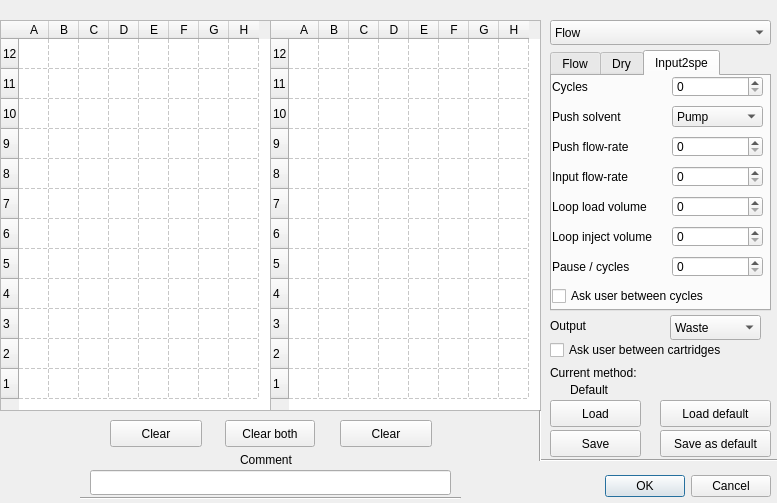
<?xml version="1.0" encoding="UTF-8"?>
<ui version="4.0">
 <class>Dialog_add_action</class>
 <widget class="QDialog" name="Dialog_add_action">
  <property name="geometry">
   <rect>
    <x>0</x>
    <y>0</y>
    <width>777</width>
    <height>503</height>
   </rect>
  </property>
  <property name="windowTitle">
   <string>Dialog</string>
  </property>
  <widget class="QDialogButtonBox" name="buttonBox">
   <property name="geometry">
    <rect>
     <x>590</x>
     <y>470</y>
     <width>181</width>
     <height>32</height>
    </rect>
   </property>
   <property name="orientation">
    <enum>Qt::Horizontal</enum>
   </property>
   <property name="standardButtons">
    <set>QDialogButtonBox::Cancel|QDialogButtonBox::Ok</set>
   </property>
  </widget>
  <widget class="QTableWidget" name="rack_left">
   <property name="geometry">
    <rect>
     <x>0</x>
     <y>20</y>
     <width>271</width>
     <height>391</height>
    </rect>
   </property>
   <property name="layoutDirection">
    <enum>Qt::LeftToRight</enum>
   </property>
   <property name="verticalScrollBarPolicy">
    <enum>Qt::ScrollBarAlwaysOff</enum>
   </property>
   <property name="horizontalScrollBarPolicy">
    <enum>Qt::ScrollBarAlwaysOff</enum>
   </property>
   <property name="alternatingRowColors">
    <bool>false</bool>
   </property>
   <property name="selectionMode">
    <enum>QAbstractItemView::MultiSelection</enum>
   </property>
   <property name="gridStyle">
    <enum>Qt::DashLine</enum>
   </property>
   <property name="rowCount">
    <number>12</number>
   </property>
   <property name="columnCount">
    <number>8</number>
   </property>
   <attribute name="horizontalHeaderCascadingSectionResizes">
    <bool>false</bool>
   </attribute>
   <attribute name="horizontalHeaderDefaultSectionSize">
    <number>30</number>
   </attribute>
   <attribute name="horizontalHeaderMinimumSectionSize">
    <number>30</number>
   </attribute>
   <attribute name="verticalHeaderDefaultSectionSize">
    <number>30</number>
   </attribute>
   <attribute name="verticalHeaderMinimumSectionSize">
    <number>30</number>
   </attribute>
   <row>
    <property name="text">
     <string>12</string>
    </property>
   </row>
   <row>
    <property name="text">
     <string>11</string>
    </property>
   </row>
   <row>
    <property name="text">
     <string>10</string>
    </property>
   </row>
   <row>
    <property name="text">
     <string>9</string>
    </property>
   </row>
   <row>
    <property name="text">
     <string>8</string>
    </property>
   </row>
   <row>
    <property name="text">
     <string>7</string>
    </property>
   </row>
   <row>
    <property name="text">
     <string>6</string>
    </property>
   </row>
   <row>
    <property name="text">
     <string>5</string>
    </property>
   </row>
   <row>
    <property name="text">
     <string>4</string>
    </property>
   </row>
   <row>
    <property name="text">
     <string>3</string>
    </property>
   </row>
   <row>
    <property name="text">
     <string>2</string>
    </property>
   </row>
   <row>
    <property name="text">
     <string>1</string>
    </property>
   </row>
   <column>
    <property name="text">
     <string>A</string>
    </property>
   </column>
   <column>
    <property name="text">
     <string>B</string>
    </property>
   </column>
   <column>
    <property name="text">
     <string>C</string>
    </property>
   </column>
   <column>
    <property name="text">
     <string>D</string>
    </property>
   </column>
   <column>
    <property name="text">
     <string>E</string>
    </property>
   </column>
   <column>
    <property name="text">
     <string>F</string>
    </property>
   </column>
   <column>
    <property name="text">
     <string>G</string>
    </property>
   </column>
   <column>
    <property name="text">
     <string>H</string>
    </property>
   </column>
  </widget>
  <widget class="QTableWidget" name="rack_right">
   <property name="geometry">
    <rect>
     <x>270</x>
     <y>20</y>
     <width>271</width>
     <height>391</height>
    </rect>
   </property>
   <property name="layoutDirection">
    <enum>Qt::LeftToRight</enum>
   </property>
   <property name="verticalScrollBarPolicy">
    <enum>Qt::ScrollBarAlwaysOff</enum>
   </property>
   <property name="horizontalScrollBarPolicy">
    <enum>Qt::ScrollBarAlwaysOff</enum>
   </property>
   <property name="alternatingRowColors">
    <bool>false</bool>
   </property>
   <property name="selectionMode">
    <enum>QAbstractItemView::MultiSelection</enum>
   </property>
   <property name="gridStyle">
    <enum>Qt::DashLine</enum>
   </property>
   <property name="rowCount">
    <number>12</number>
   </property>
   <property name="columnCount">
    <number>8</number>
   </property>
   <attribute name="horizontalHeaderCascadingSectionResizes">
    <bool>false</bool>
   </attribute>
   <attribute name="horizontalHeaderDefaultSectionSize">
    <number>30</number>
   </attribute>
   <attribute name="horizontalHeaderMinimumSectionSize">
    <number>30</number>
   </attribute>
   <attribute name="verticalHeaderDefaultSectionSize">
    <number>30</number>
   </attribute>
   <attribute name="verticalHeaderMinimumSectionSize">
    <number>30</number>
   </attribute>
   <row>
    <property name="text">
     <string>12</string>
    </property>
   </row>
   <row>
    <property name="text">
     <string>11</string>
    </property>
   </row>
   <row>
    <property name="text">
     <string>10</string>
    </property>
   </row>
   <row>
    <property name="text">
     <string>9</string>
    </property>
   </row>
   <row>
    <property name="text">
     <string>8</string>
    </property>
   </row>
   <row>
    <property name="text">
     <string>7</string>
    </property>
   </row>
   <row>
    <property name="text">
     <string>6</string>
    </property>
   </row>
   <row>
    <property name="text">
     <string>5</string>
    </property>
   </row>
   <row>
    <property name="text">
     <string>4</string>
    </property>
   </row>
   <row>
    <property name="text">
     <string>3</string>
    </property>
   </row>
   <row>
    <property name="text">
     <string>2</string>
    </property>
   </row>
   <row>
    <property name="text">
     <string>1</string>
    </property>
   </row>
   <column>
    <property name="text">
     <string>A</string>
    </property>
   </column>
   <column>
    <property name="text">
     <string>B</string>
    </property>
   </column>
   <column>
    <property name="text">
     <string>C</string>
    </property>
   </column>
   <column>
    <property name="text">
     <string>D</string>
    </property>
   </column>
   <column>
    <property name="text">
     <string>E</string>
    </property>
   </column>
   <column>
    <property name="text">
     <string>F</string>
    </property>
   </column>
   <column>
    <property name="text">
     <string>G</string>
    </property>
   </column>
   <column>
    <property name="text">
     <string>H</string>
    </property>
   </column>
  </widget>
  <widget class="QPushButton" name="pushButton_clear_left">
   <property name="geometry">
    <rect>
     <x>110</x>
     <y>420</y>
     <width>92</width>
     <height>27</height>
    </rect>
   </property>
   <property name="text">
    <string>Clear</string>
   </property>
  </widget>
  <widget class="QPushButton" name="pushButton_clear_right">
   <property name="geometry">
    <rect>
     <x>340</x>
     <y>420</y>
     <width>92</width>
     <height>27</height>
    </rect>
   </property>
   <property name="text">
    <string>Clear</string>
   </property>
  </widget>
  <widget class="QPushButton" name="pushButton_clear_both">
   <property name="geometry">
    <rect>
     <x>225</x>
     <y>420</y>
     <width>90</width>
     <height>27</height>
    </rect>
   </property>
   <property name="text">
    <string>Clear both</string>
   </property>
  </widget>
  <widget class="QComboBox" name="comboBox_action">
   <property name="geometry">
    <rect>
     <x>550</x>
     <y>20</y>
     <width>221</width>
     <height>25</height>
    </rect>
   </property>
   <item>
    <property name="text">
     <string>Flow</string>
    </property>
   </item>
   <item>
    <property name="text">
     <string>Dry</string>
    </property>
   </item>
   <item>
    <property name="text">
     <string>Input to SPE</string>
    </property>
   </item>
  </widget>
  <widget class="Line" name="line">
   <property name="geometry">
    <rect>
     <x>80</x>
     <y>490</y>
     <width>381</width>
     <height>16</height>
    </rect>
   </property>
   <property name="orientation">
    <enum>Qt::Horizontal</enum>
   </property>
  </widget>
  <widget class="QTabWidget" name="tabWidget">
   <property name="geometry">
    <rect>
     <x>550</x>
     <y>50</y>
     <width>221</width>
     <height>261</height>
    </rect>
   </property>
   <property name="tabPosition">
    <enum>QTabWidget::North</enum>
   </property>
   <property name="currentIndex">
    <number>2</number>
   </property>
   <property name="documentMode">
    <bool>false</bool>
   </property>
   <property name="tabsClosable">
    <bool>false</bool>
   </property>
   <property name="movable">
    <bool>false</bool>
   </property>
   <widget class="QWidget" name="tab_flow">
    <attribute name="title">
     <string>Flow</string>
    </attribute>
    <widget class="QSpinBox" name="spinBox_solvent1volume">
     <property name="geometry">
      <rect>
       <x>120</x>
       <y>40</y>
       <width>91</width>
       <height>25</height>
      </rect>
     </property>
    </widget>
    <widget class="QLabel" name="label_solvent1volume">
     <property name="geometry">
      <rect>
       <x>0</x>
       <y>40</y>
       <width>121</width>
       <height>21</height>
      </rect>
     </property>
     <property name="text">
      <string>Solvent 1 volume</string>
     </property>
    </widget>
    <widget class="QSpinBox" name="spinBox_solvent2volume">
     <property name="geometry">
      <rect>
       <x>120</x>
       <y>150</y>
       <width>91</width>
       <height>25</height>
      </rect>
     </property>
    </widget>
    <widget class="QLabel" name="label_solvent2volume">
     <property name="geometry">
      <rect>
       <x>0</x>
       <y>150</y>
       <width>121</width>
       <height>21</height>
      </rect>
     </property>
     <property name="text">
      <string>Solvent 2 volume</string>
     </property>
    </widget>
    <widget class="QComboBox" name="comboBox_solvent1">
     <property name="geometry">
      <rect>
       <x>120</x>
       <y>10</y>
       <width>91</width>
       <height>25</height>
      </rect>
     </property>
     <item>
      <property name="text">
       <string>Left 1</string>
      </property>
     </item>
     <item>
      <property name="text">
       <string>Left 2</string>
      </property>
     </item>
     <item>
      <property name="text">
       <string>Left 3</string>
      </property>
     </item>
     <item>
      <property name="text">
       <string>Left 4</string>
      </property>
     </item>
     <item>
      <property name="text">
       <string>Left 5</string>
      </property>
     </item>
     <item>
      <property name="text">
       <string>Left 6</string>
      </property>
     </item>
     <item>
      <property name="text">
       <string>Right 1</string>
      </property>
     </item>
     <item>
      <property name="text">
       <string>Right 2</string>
      </property>
     </item>
     <item>
      <property name="text">
       <string>Right 3</string>
      </property>
     </item>
     <item>
      <property name="text">
       <string>Right 4</string>
      </property>
     </item>
     <item>
      <property name="text">
       <string>Right 5</string>
      </property>
     </item>
     <item>
      <property name="text">
       <string>Right 6</string>
      </property>
     </item>
    </widget>
    <widget class="QLabel" name="label_solvent1">
     <property name="geometry">
      <rect>
       <x>0</x>
       <y>10</y>
       <width>91</width>
       <height>21</height>
      </rect>
     </property>
     <property name="text">
      <string>Solvent 1</string>
     </property>
    </widget>
    <widget class="QLabel" name="label_solvent2">
     <property name="geometry">
      <rect>
       <x>0</x>
       <y>120</y>
       <width>121</width>
       <height>21</height>
      </rect>
     </property>
     <property name="text">
      <string>Solvent 2</string>
     </property>
    </widget>
    <widget class="QComboBox" name="comboBox_solvent2">
     <property name="geometry">
      <rect>
       <x>120</x>
       <y>120</y>
       <width>91</width>
       <height>25</height>
      </rect>
     </property>
     <item>
      <property name="text">
       <string>Left 1</string>
      </property>
     </item>
     <item>
      <property name="text">
       <string>Left 2</string>
      </property>
     </item>
     <item>
      <property name="text">
       <string>Left 3</string>
      </property>
     </item>
     <item>
      <property name="text">
       <string>Left 4</string>
      </property>
     </item>
     <item>
      <property name="text">
       <string>Left 5</string>
      </property>
     </item>
     <item>
      <property name="text">
       <string>Left 6</string>
      </property>
     </item>
     <item>
      <property name="text">
       <string>Right 1</string>
      </property>
     </item>
     <item>
      <property name="text">
       <string>Right 2</string>
      </property>
     </item>
     <item>
      <property name="text">
       <string>Right 3</string>
      </property>
     </item>
     <item>
      <property name="text">
       <string>Right 4</string>
      </property>
     </item>
     <item>
      <property name="text">
       <string>Right 5</string>
      </property>
     </item>
     <item>
      <property name="text">
       <string>Right 6</string>
      </property>
     </item>
    </widget>
    <widget class="QSpinBox" name="spinBox_solvent1flow">
     <property name="geometry">
      <rect>
       <x>120</x>
       <y>70</y>
       <width>91</width>
       <height>25</height>
      </rect>
     </property>
    </widget>
    <widget class="QLabel" name="label_solvent1flow">
     <property name="geometry">
      <rect>
       <x>0</x>
       <y>70</y>
       <width>91</width>
       <height>21</height>
      </rect>
     </property>
     <property name="text">
      <string>Solvent 1 flow</string>
     </property>
    </widget>
    <widget class="QLabel" name="label_solvent2flow">
     <property name="geometry">
      <rect>
       <x>0</x>
       <y>180</y>
       <width>121</width>
       <height>21</height>
      </rect>
     </property>
     <property name="text">
      <string>Solvent 2 flow</string>
     </property>
    </widget>
    <widget class="QSpinBox" name="spinBox_solvent2flow">
     <property name="geometry">
      <rect>
       <x>120</x>
       <y>180</y>
       <width>91</width>
       <height>25</height>
      </rect>
     </property>
    </widget>
   </widget>
   <widget class="QWidget" name="tab_dry">
    <attribute name="title">
     <string>Dry</string>
    </attribute>
    <widget class="QLabel" name="label_drytime">
     <property name="geometry">
      <rect>
       <x>0</x>
       <y>20</y>
       <width>91</width>
       <height>21</height>
      </rect>
     </property>
     <property name="text">
      <string>Dry time</string>
     </property>
    </widget>
    <widget class="QSpinBox" name="spinBox_drytime">
     <property name="geometry">
      <rect>
       <x>120</x>
       <y>20</y>
       <width>91</width>
       <height>25</height>
      </rect>
     </property>
    </widget>
   </widget>
   <widget class="QWidget" name="tab_input2spe">
    <attribute name="title">
     <string>Input2spe</string>
    </attribute>
    <widget class="QSpinBox" name="spinBox_cycles_i2s">
     <property name="geometry">
      <rect>
       <x>120</x>
       <y>0</y>
       <width>91</width>
       <height>21</height>
      </rect>
     </property>
    </widget>
    <widget class="QLabel" name="label_cycles_i2s">
     <property name="geometry">
      <rect>
       <x>0</x>
       <y>0</y>
       <width>91</width>
       <height>21</height>
      </rect>
     </property>
     <property name="text">
      <string>Cycles</string>
     </property>
    </widget>
    <widget class="QLabel" name="label_pushsolvent_i2s">
     <property name="geometry">
      <rect>
       <x>0</x>
       <y>30</y>
       <width>91</width>
       <height>21</height>
      </rect>
     </property>
     <property name="text">
      <string>Push solvent</string>
     </property>
    </widget>
    <widget class="QComboBox" name="comboBox_pushsolvent_i2s">
     <property name="geometry">
      <rect>
       <x>120</x>
       <y>30</y>
       <width>91</width>
       <height>21</height>
      </rect>
     </property>
     <item>
      <property name="text">
       <string>Pump</string>
      </property>
     </item>
     <item>
      <property name="text">
       <string>Left 1</string>
      </property>
     </item>
     <item>
      <property name="text">
       <string>Left 2</string>
      </property>
     </item>
     <item>
      <property name="text">
       <string>Left 3</string>
      </property>
     </item>
     <item>
      <property name="text">
       <string>Left 4</string>
      </property>
     </item>
     <item>
      <property name="text">
       <string>Left 5</string>
      </property>
     </item>
     <item>
      <property name="text">
       <string>Left 6</string>
      </property>
     </item>
     <item>
      <property name="text">
       <string>Right 1</string>
      </property>
     </item>
     <item>
      <property name="text">
       <string>Right 2</string>
      </property>
     </item>
     <item>
      <property name="text">
       <string>Right 3</string>
      </property>
     </item>
     <item>
      <property name="text">
       <string>Right 4</string>
      </property>
     </item>
     <item>
      <property name="text">
       <string>Right 5</string>
      </property>
     </item>
     <item>
      <property name="text">
       <string>Right 6</string>
      </property>
     </item>
    </widget>
    <widget class="QLabel" name="label_looploadvolume_i2s">
     <property name="geometry">
      <rect>
       <x>0</x>
       <y>120</y>
       <width>121</width>
       <height>21</height>
      </rect>
     </property>
     <property name="text">
      <string>Loop load volume</string>
     </property>
    </widget>
    <widget class="QSpinBox" name="spinBox_looploadvolume_i2s">
     <property name="geometry">
      <rect>
       <x>120</x>
       <y>120</y>
       <width>91</width>
       <height>21</height>
      </rect>
     </property>
    </widget>
    <widget class="QCheckBox" name="checkBox_askcycles_i2s">
     <property name="geometry">
      <rect>
       <x>0</x>
       <y>210</y>
       <width>201</width>
       <height>20</height>
      </rect>
     </property>
     <property name="text">
      <string>Ask user between cycles</string>
     </property>
    </widget>
    <widget class="QSpinBox" name="spinBox_loopinjectvolume_i2s">
     <property name="geometry">
      <rect>
       <x>120</x>
       <y>150</y>
       <width>91</width>
       <height>21</height>
      </rect>
     </property>
    </widget>
    <widget class="QLabel" name="label_loopinjectvolume_i2s">
     <property name="geometry">
      <rect>
       <x>0</x>
       <y>150</y>
       <width>121</width>
       <height>21</height>
      </rect>
     </property>
     <property name="text">
      <string>Loop inject volume</string>
     </property>
    </widget>
    <widget class="QLabel" name="label_pushflowrate_i2s">
     <property name="geometry">
      <rect>
       <x>0</x>
       <y>60</y>
       <width>101</width>
       <height>21</height>
      </rect>
     </property>
     <property name="text">
      <string>Push flow-rate</string>
     </property>
    </widget>
    <widget class="QSpinBox" name="spinBox_pushflowrate_i2s">
     <property name="geometry">
      <rect>
       <x>120</x>
       <y>60</y>
       <width>91</width>
       <height>21</height>
      </rect>
     </property>
    </widget>
    <widget class="QLabel" name="label_inputflowrate_i2s">
     <property name="geometry">
      <rect>
       <x>0</x>
       <y>90</y>
       <width>101</width>
       <height>21</height>
      </rect>
     </property>
     <property name="text">
      <string>Input flow-rate</string>
     </property>
    </widget>
    <widget class="QSpinBox" name="spinBox_inputflowrate_i2s">
     <property name="geometry">
      <rect>
       <x>120</x>
       <y>90</y>
       <width>91</width>
       <height>21</height>
      </rect>
     </property>
    </widget>
    <widget class="QSpinBox" name="spinBox_pause_i2s">
     <property name="geometry">
      <rect>
       <x>120</x>
       <y>180</y>
       <width>91</width>
       <height>21</height>
      </rect>
     </property>
    </widget>
    <widget class="QLabel" name="label_pause_i2s">
     <property name="geometry">
      <rect>
       <x>0</x>
       <y>180</y>
       <width>121</width>
       <height>21</height>
      </rect>
     </property>
     <property name="text">
      <string>Pause / cycles</string>
     </property>
    </widget>
   </widget>
  </widget>
  <widget class="QLineEdit" name="lineEdit_comment">
   <property name="geometry">
    <rect>
     <x>90</x>
     <y>470</y>
     <width>361</width>
     <height>25</height>
    </rect>
   </property>
  </widget>
  <widget class="QLabel" name="label_2">
   <property name="geometry">
    <rect>
     <x>240</x>
     <y>450</y>
     <width>71</width>
     <height>20</height>
    </rect>
   </property>
   <property name="text">
    <string>Comment</string>
   </property>
  </widget>
  <widget class="QPushButton" name="pushButton_save">
   <property name="geometry">
    <rect>
     <x>550</x>
     <y>430</y>
     <width>91</width>
     <height>27</height>
    </rect>
   </property>
   <property name="text">
    <string>Save</string>
   </property>
  </widget>
  <widget class="QPushButton" name="pushButton_load">
   <property name="geometry">
    <rect>
     <x>550</x>
     <y>400</y>
     <width>91</width>
     <height>27</height>
    </rect>
   </property>
   <property name="text">
    <string>Load</string>
   </property>
  </widget>
  <widget class="QPushButton" name="pushButton_loaddefault">
   <property name="geometry">
    <rect>
     <x>660</x>
     <y>400</y>
     <width>111</width>
     <height>27</height>
    </rect>
   </property>
   <property name="text">
    <string>Load default</string>
   </property>
  </widget>
  <widget class="QPushButton" name="pushButton_savedefault">
   <property name="geometry">
    <rect>
     <x>660</x>
     <y>430</y>
     <width>111</width>
     <height>27</height>
    </rect>
   </property>
   <property name="text">
    <string>Save as default</string>
   </property>
  </widget>
  <widget class="QLabel" name="label_currentmethod_val">
   <property name="geometry">
    <rect>
     <x>570</x>
     <y>380</y>
     <width>201</width>
     <height>20</height>
    </rect>
   </property>
   <property name="text">
    <string>Default</string>
   </property>
  </widget>
  <widget class="QLabel" name="label_currentmethod">
   <property name="geometry">
    <rect>
     <x>550</x>
     <y>365</y>
     <width>121</width>
     <height>16</height>
    </rect>
   </property>
   <property name="text">
    <string>Current method:</string>
   </property>
  </widget>
  <widget class="Line" name="line_2">
   <property name="geometry">
    <rect>
     <x>540</x>
     <y>450</y>
     <width>241</width>
     <height>20</height>
    </rect>
   </property>
   <property name="orientation">
    <enum>Qt::Horizontal</enum>
   </property>
  </widget>
  <widget class="Line" name="line_3">
   <property name="geometry">
    <rect>
     <x>530</x>
     <y>410</y>
     <width>20</width>
     <height>51</height>
    </rect>
   </property>
   <property name="orientation">
    <enum>Qt::Vertical</enum>
   </property>
  </widget>
  <widget class="QCheckBox" name="checkBox_askcartridges">
   <property name="geometry">
    <rect>
     <x>550</x>
     <y>340</y>
     <width>211</width>
     <height>20</height>
    </rect>
   </property>
   <property name="text">
    <string>Ask user between cartridges</string>
   </property>
  </widget>
  <widget class="QComboBox" name="comboBox_output">
   <property name="geometry">
    <rect>
     <x>670</x>
     <y>315</y>
     <width>91</width>
     <height>25</height>
    </rect>
   </property>
   <item>
    <property name="text">
     <string>Waste</string>
    </property>
   </item>
   <item>
    <property name="text">
     <string>Collect</string>
    </property>
   </item>
  </widget>
  <widget class="QLabel" name="label_output">
   <property name="geometry">
    <rect>
     <x>550</x>
     <y>315</y>
     <width>121</width>
     <height>21</height>
    </rect>
   </property>
   <property name="text">
    <string>Output</string>
   </property>
  </widget>
 </widget>
 <resources>
  <include location="prosper.qrc"/>
 </resources>
 <connections>
  <connection>
   <sender>buttonBox</sender>
   <signal>accepted()</signal>
   <receiver>Dialog_add_action</receiver>
   <slot>accept()</slot>
   <hints>
    <hint type="sourcelabel">
     <x>770</x>
     <y>470</y>
    </hint>
    <hint type="destinationlabel">
     <x>157</x>
     <y>274</y>
    </hint>
   </hints>
  </connection>
  <connection>
   <sender>buttonBox</sender>
   <signal>rejected()</signal>
   <receiver>Dialog_add_action</receiver>
   <slot>reject()</slot>
   <hints>
    <hint type="sourcelabel">
     <x>770</x>
     <y>470</y>
    </hint>
    <hint type="destinationlabel">
     <x>286</x>
     <y>274</y>
    </hint>
   </hints>
  </connection>
  <connection>
   <sender>comboBox_action</sender>
   <signal>currentIndexChanged(int)</signal>
   <receiver>tabWidget</receiver>
   <slot>setCurrentIndex(int)</slot>
   <hints>
    <hint type="sourcelabel">
     <x>591</x>
     <y>28</y>
    </hint>
    <hint type="destinationlabel">
     <x>594</x>
     <y>63</y>
    </hint>
   </hints>
  </connection>
 </connections>
</ui>
